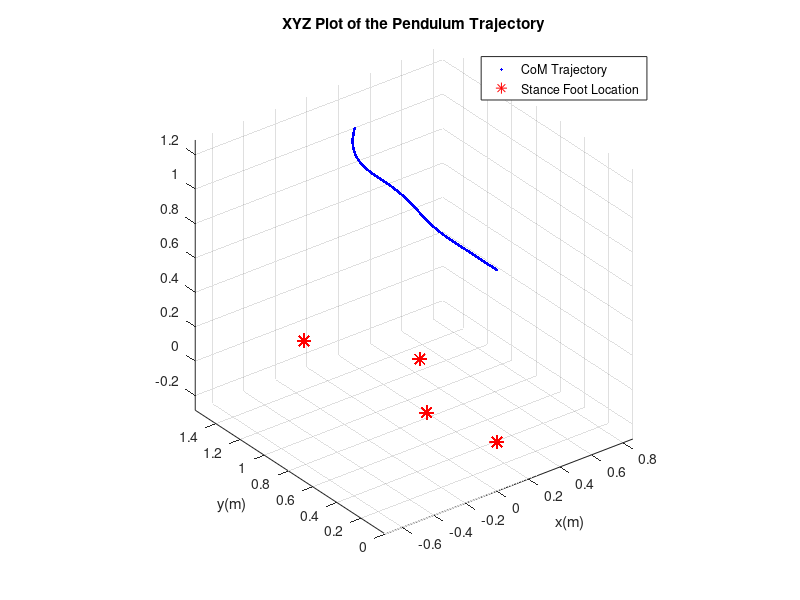
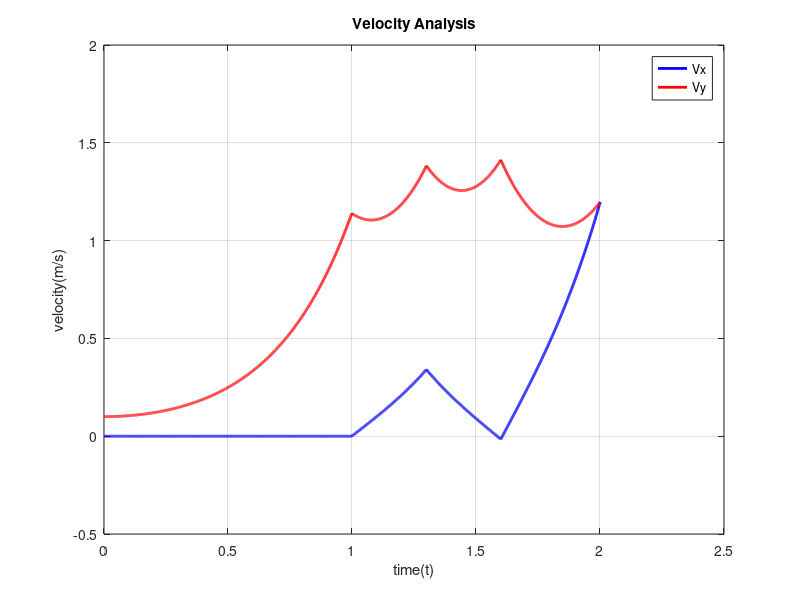

Source code (MATLAB) for these figures, in order: (Note: this script raises an error after producing the figures.)
clear;
clc;
close all;
%% Environment and Model Settings
g = 9.81;
h = 1; % constant height maintained at 1m
dt = 0.001; % Do not tune smaller. This gurantees smooth solving
footStep = 0.2;
timeStep = 0.3; % 0.4s CD for foot placement --- don't step too fast!
thetaTarget = pi/5; % 30deg NE Walking
kp = 1;
%% Solve
% Initial Conditions
p0 = [0; 0]; % "Stance Foot" starts at origin
X = [0; 0; 0; 0.1]; % [initial position; initial velocity] X is the absolute position and velocity of the pendulum bob (COM)
t = 0;
result = [];
while (t < 2)
    % Time Update
    t = t + dt
    % Distrete Dynamics (Foot Placement Switch)
   % Foot Placement Strategy!!!! ==================
   if (t > 1 && t < 1.002)
      p0 = [-0.1; 0.45]; 
   elseif (t > 1.3 && t < 1.302)
       p0 = [0.2; 0.9];
   elseif (t > 1.6 && t < 1.602)
       p0 = [-0.15; 1.4];
   end
%    if (norm(X(1:2)) >= footStep && CD > timeStep)
%       % Compute Velocity Angle
%       thetaV = atan2(X(4), X(3));
%       thetaX = atan2(X(2), X(1));
%       thetaDeviate = kp * (thetaV - thetaTarget);
%       thetaCommand = thetaV + thetaDeviate;
%       p0 = p0 + [(norm(X(1:2)) * 2) * cos(thetaCommand); (norm(X(1:2)) * 2) * sin(thetaCommand)];
%       display('Leg Switch Happens!');
%       X(1:2) = X(1:2) - p0;
%       CD = 0;
%    end
   % ===============================================
   % Continuous Dynamics
   Xdyn = X - [p0; [0; 0]]; % The equivalent X used for dynamics update
   dXdt = [0, 0, 1, 0; 0, 0, 0, 1; g/h, 0, 0, 0; 0, g/h, 0, 0] * Xdyn;
   X = X + dXdt * dt;
   % display(X);
   % Data Store
   result = [result, [t; p0; X]];
   % pause(0.05);
end

%% Visualization
[~, n] = size(result);
figure(1);
plot3(result(4, :), (result(5, :)), ones(1, n) .* h, 'b.');
grid on
axis equal
hold on
plot3(result(2, :), result(3, :), zeros(1, n) .* h, 'r*', 'MarkerSize', 10);
legend('CoM Trajectory', 'Stance Foot Location')
xlabel('x(m)');
ylabel('y(m)');
title('XYZ Plot of the Pendulum Trajectory');

% Velocity Analysis
figure(2);
plot(result(1, :), result(6, :), 'b', 'LineWidth', 2);
hold on
plot(result(1, :), result(7, :), 'r', 'LineWidth', 2);
grid on
xlabel('time(t)');
ylabel('velocity(m/s)');
legend('Vx', 'Vy');
title('Velocity Analysis')

% Phase Plots
figure(3);
sgtitle('Phase Plots')
subplot(2, 1, 1);
plot(result(4, :), result(6, :), 'b.');
grid on
xlabel('x(t)')
ylabel('x_dot(t)')
subplot(2, 1, 2);
plot(result(5, :), result(7, :), 'r.');
grid on
xlabel('y(t)')
ylabel('y_dot(t)')

% Simulation
figure(4);
[~, n] = size(result);
for i = 1 : 10 : n
    display(result(1, i));
    plotPend3D([result(2:3, i); 0], [result(4:5, i); h]);
    grid on
    xlim([-10, 10]);
    ylim([-10, 10]);
    zlim([-0.1, 2.9]);
    xlabel('x(m)');
    ylabel('y(m)');
    zlabel('z(m)');
    title('Simulation of 3D LIPM with Foot Placement')
    figure(4);
end